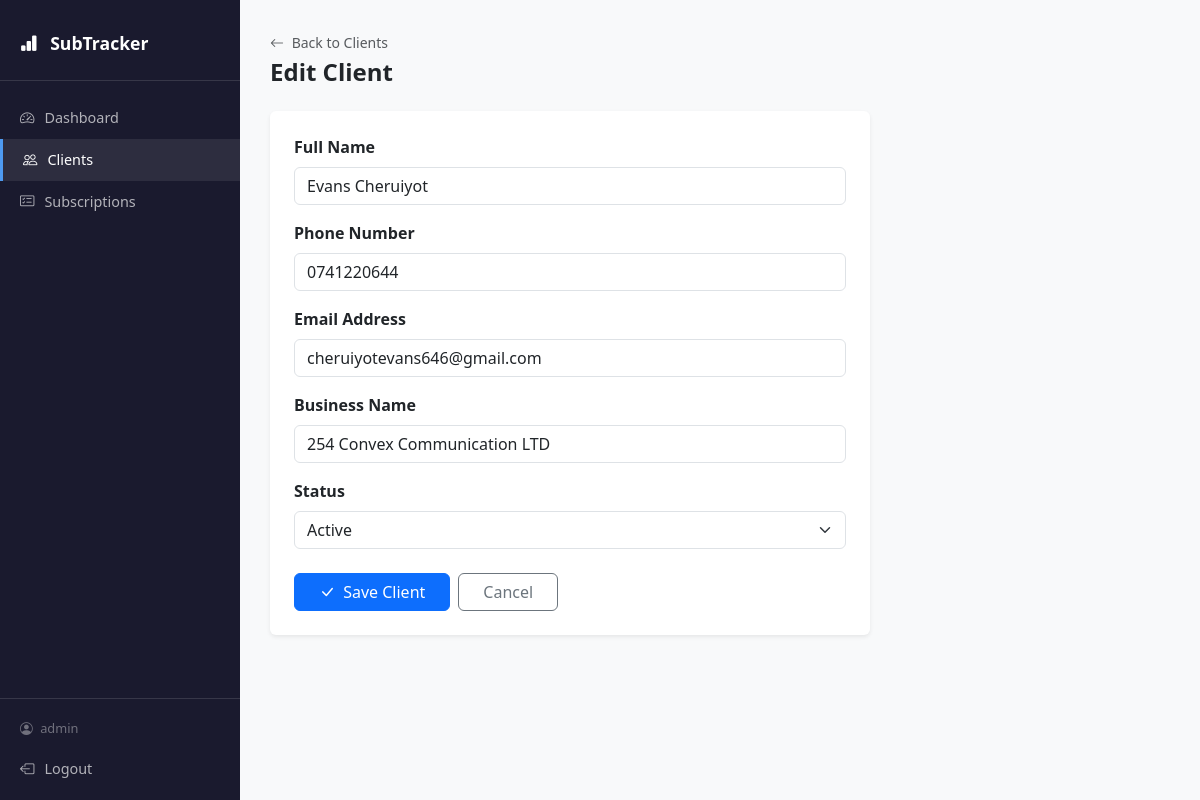
The page /clients/2/edit/ (signed in) on the database its author committed.
### clients/models.py (models this page shows, shortened)
class Client(models.Model):
    name = models.CharField(max_length=200)
    phone_number = models.CharField(max_length=20)
    email = models.EmailField(unique=True)  # Each client must have a unique email
    business_name = models.CharField(max_length=200)
    status = models.CharField(max_length=10, choices=STATUS_CHOICES, default='active')
    created_at = models.DateTimeField(auto_now_add=True)  # Set once on creation
    updated_at = models.DateTimeField(auto_now=True)       # Updated on every save
    class Meta:
        ordering = ['-created_at']

### clients/views.py (the view)
# urls.py: path('<int:pk>/edit/', views.client_edit, name='client_edit'),
@login_required
def client_edit(request, pk):
    client = get_object_or_404(Client, pk=pk)
    if request.method == 'POST':
        form = ClientForm(request.POST, instance=client)
        if form.is_valid():
            form.save()
            return redirect('client_detail', pk=client.pk)
    else:
        form = ClientForm(instance=client)
    return render(request, 'clients/client_form.html', {
        'form': form,
        'title': 'Edit Client',
        'client': client,
    })

### clients/forms.py
class ClientForm(forms.ModelForm):
    class Meta:
        model = Client
        fields = ['name', 'phone_number', 'email', 'business_name', 'status']
        widgets = {
            'name': forms.TextInput(attrs={
                'class': 'form-control',
                'placeholder': 'Full name'
            }),
            'phone_number': forms.TextInput(attrs={
                'class': 'form-control',
                'placeholder': 'e.g. 0712345678'
            }),
            'email': forms.EmailInput(attrs={
                'class': 'form-control',
                'placeholder': 'email@example.com'
            }),
            'business_name': forms.TextInput(attrs={
                'class': 'form-control',
                'placeholder': 'Business or company name'
            }),
            'status': forms.Select(attrs={
                'class': 'form-select'
            }),
        }

### templates/clients/client_form.html (shortened to what this page needs)
{% extends 'base.html' %}
{% block content %}
<div class="mb-4">
    <a href="{% url 'client_list' %}" class="text-muted text-decoration-none small">
        <i class="bi bi-arrow-left me-1"></i> Back to Clients
    </a>
    <h4 class="fw-bold mt-1">{{ title }}</h4>
</div>
<div class="card border-0 shadow-sm" style="max-width: 600px;">
    <div class="card-body p-4">
        <form method="POST">
            <div class="mb-3">
                <label class="form-label fw-semibold">Full Name</label>
                {{ form.name }}
            </div>
            <div class="mb-3">
                <label class="form-label fw-semibold">Phone Number</label>
                {{ form.phone_number }}
            </div>
            <div class="mb-3">
                <label class="form-label fw-semibold">Email Address</label>
                {{ form.email }}
            </div>
            <div class="mb-3">
                <label class="form-label fw-semibold">Business Name</label>
                {{ form.business_name }}
            </div>
            <div class="mb-4">
                <label class="form-label fw-semibold">Status</label>
                {{ form.status }}
            </div>
            <div class="d-flex gap-2">
                <button type="submit" class="btn btn-primary px-4">
                    <i class="bi bi-check-lg me-1"></i> Save Client
                </button>
                <a href="{% url 'client_list' %}" class="btn btn-outline-secondary px-4">
                    Cancel
                </a>
            </div>
        </form>
    </div>
</div>
{% endblock %}

### templates/base.html (shortened to what this page needs)
<!DOCTYPE html>
<html lang="en">
<head>
    <link href="https://cdn.jsdelivr.net/npm/bootstrap@5.3.0/dist/css/bootstrap.min.css" rel="stylesheet">
    <link href="https://cdn.jsdelivr.net/npm/bootstrap-icons@1.10.5/font/bootstrap-icons.css" rel="stylesheet">
</head>
<body>
<div class="sidebar">
    <div class="brand">
        <i class="bi bi-bar-chart-fill me-2"></i> SubTracker
    </div>
    <nav class="mt-3">
        <a href="{% url 'dashboard' %}" class="nav-link {% if request.resolver_match.url_name == 'dashboard' %}active{% endif %}">
            <i class="bi bi-speedometer2"></i> Dashboard
        </a>
        <a href="{% url 'client_list' %}" class="nav-link {% if 'client' in request.resolver_match.url_name %}active{% endif %}">
            <i class="bi bi-people"></i> Clients
        </a>
        <a href="{% url 'subscription_list' %}" class="nav-link {% if 'subscription' in request.resolver_match.url_name %}active{% endif %}">
            <i class="bi bi-card-checklist"></i> Subscriptions
        </a>
    </nav>
    <div class="sidebar-footer">
        <div class="sidebar-user">
            <i class="bi bi-person-circle me-1"></i>
            {{ request.user.username }}
        </div>
        <form method="POST" action="{% url 'logout' %}">
            <button type="submit" class="logout-btn">
                <i class="bi bi-box-arrow-left"></i> Logout
            </button>
        </form>
    </div>
</div>
<div class="main-content">
    {% block content %}
    {% endblock %}
</div>
</body>
</html>

### templates/base.html (style rules this page uses)
body { display: flex; min-height: 100vh; background-color: #f8f9fa; }
.sidebar { width: 240px; background-color: #1a1a2e; color: white; min-height: 100vh; padding: 20px 0; position: fixed; top: 0; left: 0; }
.sidebar .brand { font-size: 1.1rem; font-weight: 700; padding: 10px 20px 24px; border-bottom: 1px solid #ffffff20; color: #fff; }
.sidebar .nav-link { color: #ffffffaa; padding: 10px 20px; display: flex; align-items: center; gap: 10px; font-size: 0.9rem; transition: all 0.2s; }
.sidebar .nav-link:hover, .sidebar .nav-link.active { color: #fff; background-color: #ffffff15; border-left: 3px solid #4e9af1; }
.sidebar .logout-btn { color: #ffffffaa; padding: 10px 20px; display: flex; align-items: center; gap: 10px; font-size: 0.9rem; transition: all 0.2s; background: transparent; border: none; width: 100%; text-align: left; cursor: pointer; }
.sidebar-footer { position: absolute; bottom: 0; width: 100%; border-top: 1px solid #ffffff20; padding: 10px 0; }
.sidebar-user { padding: 10px 20px; font-size: 0.8rem; color: #ffffff60; }
.main-content { margin-left: 240px; padding: 30px; flex: 1; width: calc(100% - 240px); }

### rows shown on the page
Client: name "Evans Cheruiyot", phone_number "0741220644", email "cheruiyotevans646@gmail.com", business_name "254 Convex Communication LTD", status "Active"

### other values the page prints
{{ request.user.username }} "admin"
{{ title }} "Edit Client"
